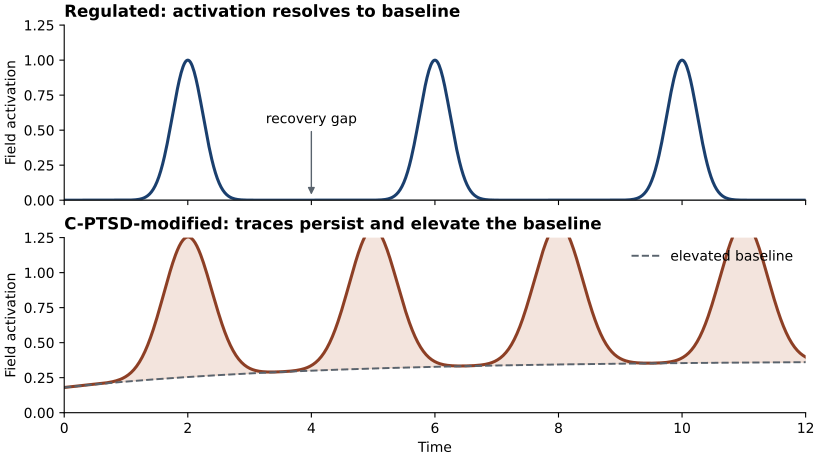

The Python source for this figure:
"""Memory-kernel comparison: resolved versus persistently elevated activation."""
import numpy as np
import matplotlib.pyplot as plt

time = np.linspace(0, 12, 800)
regulated = sum(np.exp(-((time - center) / 0.35) ** 2) for center in (2, 6, 10))
trauma = sum(np.exp(-((time - center) / 0.55) ** 2) for center in (2, 5, 8, 11))
memory = 0.18 + 0.19 * (1 - np.exp(-time / 4))

figure, axes = plt.subplots(2, 1, figsize=(8.2, 4.6), sharex=True, constrained_layout=True)
for axis in axes:
    axis.set_xlim(0, 12)
    axis.set_ylim(0, 1.25)
    axis.spines[['top', 'right']].set_visible(False)
    axis.set_ylabel('Field activation')

axes[0].plot(time, regulated, color='#1a3f6e', lw=2.2)
axes[0].axhline(0, color='#59636d', lw=0.8)
axes[0].set_title('Regulated: activation resolves to baseline', loc='left', fontweight='bold')
axes[0].annotate('recovery gap', xy=(4, 0.02), xytext=(4, 0.55), ha='center', arrowprops={'arrowstyle': '-|>', 'color': '#59636d'})

axes[1].fill_between(time, memory, trauma + memory, color='#bd6a45', alpha=0.18)
axes[1].plot(time, trauma + memory, color='#8d3f25', lw=2.2)
axes[1].plot(time, memory, color='#59636d', lw=1.4, ls='--', label='elevated baseline')
axes[1].set_title('C-PTSD-modified: traces persist and elevate the baseline', loc='left', fontweight='bold')
axes[1].set_xlabel('Time')
axes[1].legend(frameon=False, loc='upper right')
figure.savefig('fig_memory_kernel.pdf')
